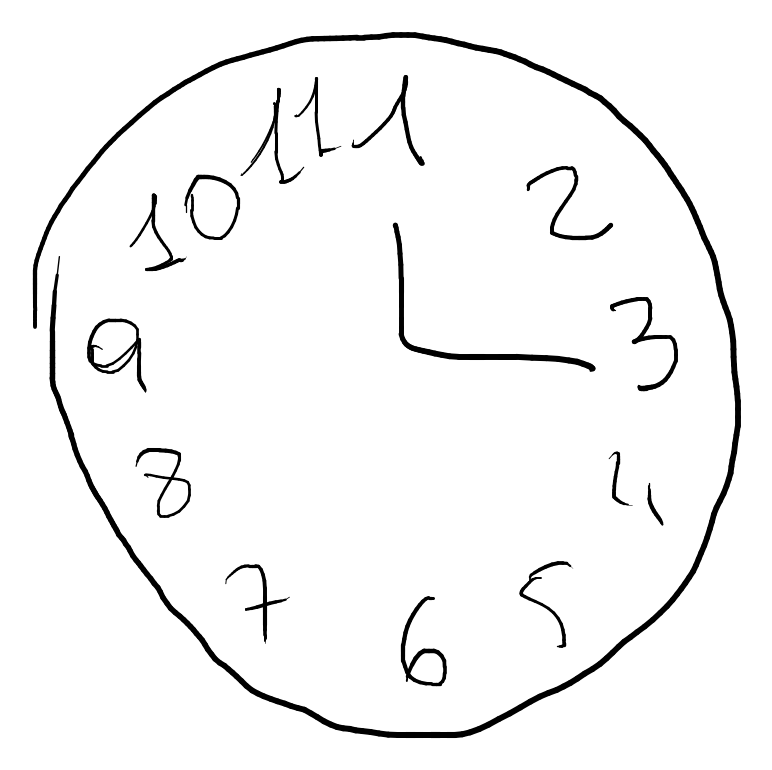
#> input picture Baseline_run/image/cdt/u00004s00001_hw00006.png, 772 x 770 px
$ python -i pseudo_features.py   (imports and definitions only)
#> lines starting #> are read from the running program, lines starting #| are printed output that depends on the picture; after the words box and inside, x2 and y2 are one past the last pixel; in counts of white or black regions, pixels touching at a corner belong together
#> further down, picture is the input picture: shape (770, 772, 3); min 0, max 255, mean 245.2
import cv2
import numpy as np
from skimage.morphology import skeletonize
from skimage.util import invert

def extract_pseudo_dynamic_features(img):

    """
    Extract pseudo-dynamic handwriting features from a static image.

    The function approximates dynamic handwriting properties by analyzing
    stroke geometry in a binarized and skeletonized image. Extracted features
    capture stroke length, thickness, segmentation, spatial layout, and
    curvature, providing motion-related cues from offline handwriting data.

    Parameters
    ----------
    img : numpy.ndarray
        RGB handwriting image of shape (H, W, 3).

    Returns
    -------
    numpy.ndarray
        A 5-dimensional feature vector containing normalized pseudo-dynamic
        handwriting descriptors.
    """

    gray = cv2.cvtColor(img, cv2.COLOR_RGB2GRAY)

    # binary threshold (invert so strokes=1)
    _, th = cv2.threshold(gray, 0, 255, cv2.THRESH_OTSU + cv2.THRESH_BINARY_INV)
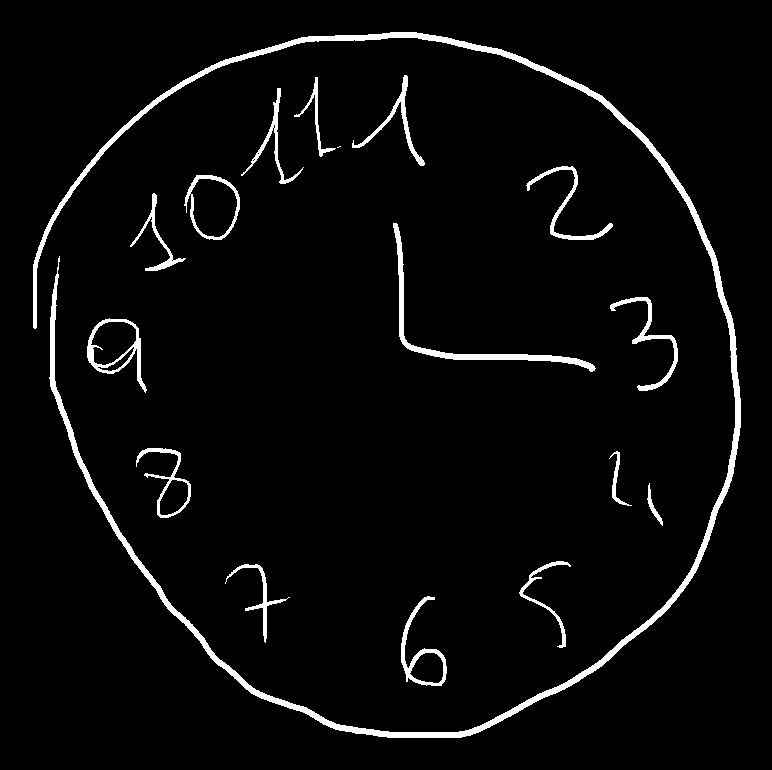
#> th: shape (770, 772); 3.9% white; 17 white regions (1 under 20 px), largest, box (x1, y1, x2, y2) and area: (33, 32, 741, 738) 12745, (393, 223, 596, 372) 1783, (87, 318, 147, 393) 918

    # skeleton
    skel = skeletonize(invert(th/255)).astype(np.uint8)
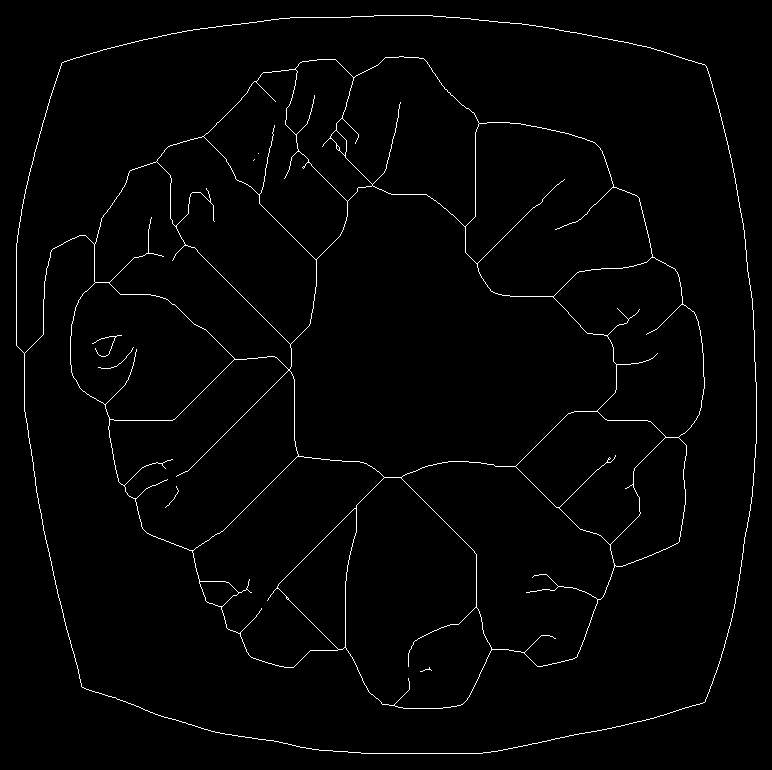
#> skel: shape (770, 772); values 0 (black) and 1 (white), 1.5% white in thin lines or dots
    stroke_length = skel.sum()
#> stroke_length = 9197

    # stroke thickness via distance transform
    dist = cv2.distanceTransform(th, cv2.DIST_L2, 5)
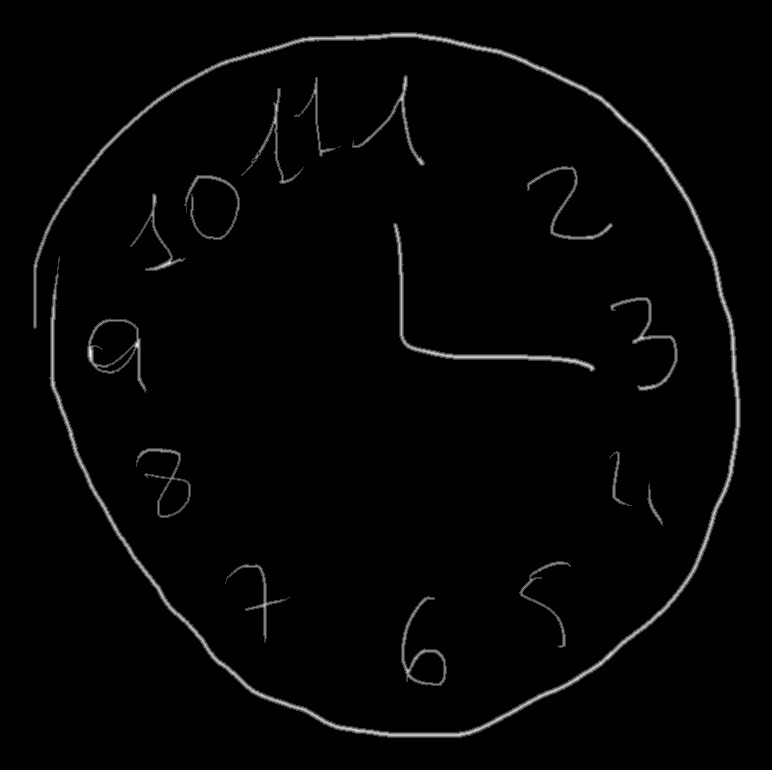
#> dist: shape (770, 772) float32; min 0, max 4, mean 0.0654; drawn with min black and max white
    mean_thickness = np.mean(dist[dist > 0]) if np.any(dist > 0) else 0
#> mean_thickness = 1.7

    # stroke segments = number of contours
    contours, _ = cv2.findContours(th, cv2.RETR_LIST, cv2.CHAIN_APPROX_SIMPLE)
#> contours = 27 contours, 6 with area under 20; largest, box (x1, y1, x2, y2) and area: (33, 32, 741, 738) 10698, (184, 175, 240, 240) 2597, (87, 318, 147, 393) 2350, (190, 178, 238, 238) 2127, (393, 223, 596, 372) 1469
    stroke_segments = len(contours)
#> stroke_segments = 27

    # aspect ratio of handwriting region
    ys, xs = np.where(th > 0)
    if len(xs) > 0:
        h = ys.max() - ys.min()
#> h = 705
        w = xs.max() - xs.min()
#> w = 707
        aspect_ratio = w / (h + 1e-6)
#> aspect_ratio = 1
    else:
        aspect_ratio = 1.0

    # curvature proxy
    curvature = sum(len(cv2.convexHull(cnt)) for cnt in contours if len(cnt) > 5)
#> curvature = 471

    return np.array([
        stroke_length / 1000,
        mean_thickness / 10,
        stroke_segments / 10,
        aspect_ratio,
        curvature / 1000
    ], dtype=np.float32)

>>> import cv2
>>> picture = cv2.cvtColor(cv2.imread('../../Baseline_run/image/cdt/u00004s00001_hw00006.png'), cv2.COLOR_BGR2RGB)
>>> result = extract_pseudo_dynamic_features(picture)
#> result = [9.2, 0.17, 2.7, 1, 0.471]

$ run again, on Baseline_run/image/cdt/u00008s00001_hw00006.png
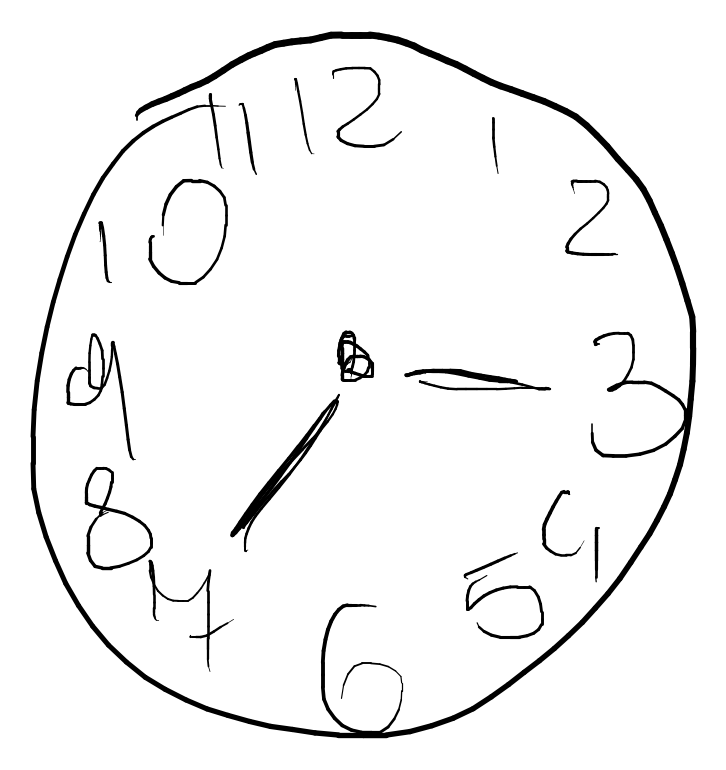
#> input picture Baseline_run/image/cdt/u00008s00001_hw00006.png, 726 x 770 px
#> picture is the input picture: shape (770, 726, 3); min 0, max 255, mean 243.6
#> in extract_pseudo_dynamic_features, `_, th = cv2.threshold(gray, 0, 255, cv2.THRESH_OTSU + cv2.THRESH_BINAR..`:
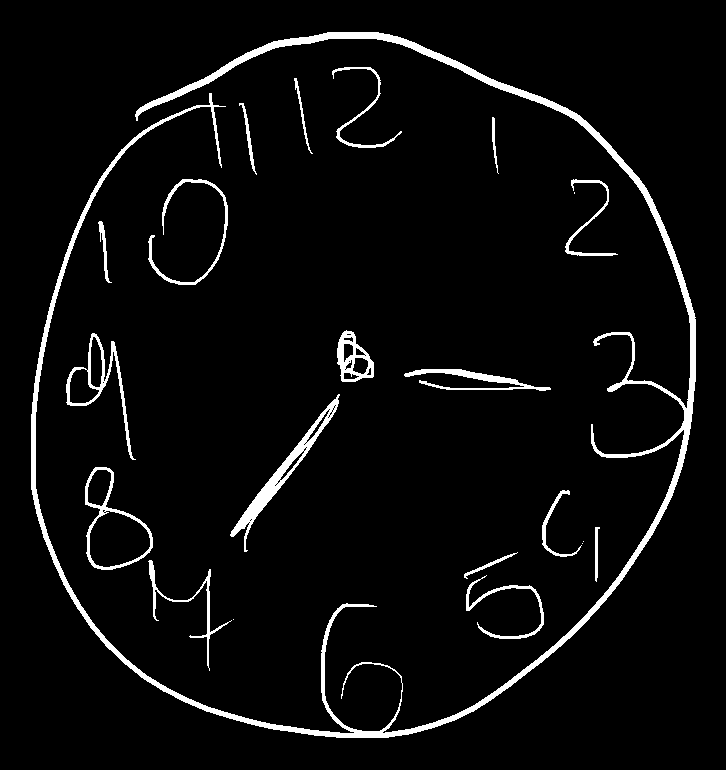
#> th: shape (770, 726); 4.5% white; 22 white regions (4 under 20 px), largest, box (x1, y1, x2, y2) and area: (31, 32, 696, 738) 14758, (230, 394, 340, 552) 1882, (66, 333, 136, 460) 1102
#> skel: shape (770, 726); values 0 (black) and 1 (white), 1.8% white in thin lines or dots
#> stroke_length = 10067
#> in extract_pseudo_dynamic_features, `dist = cv2.distanceTransform(th, cv2.DIST_L2, 5)`:
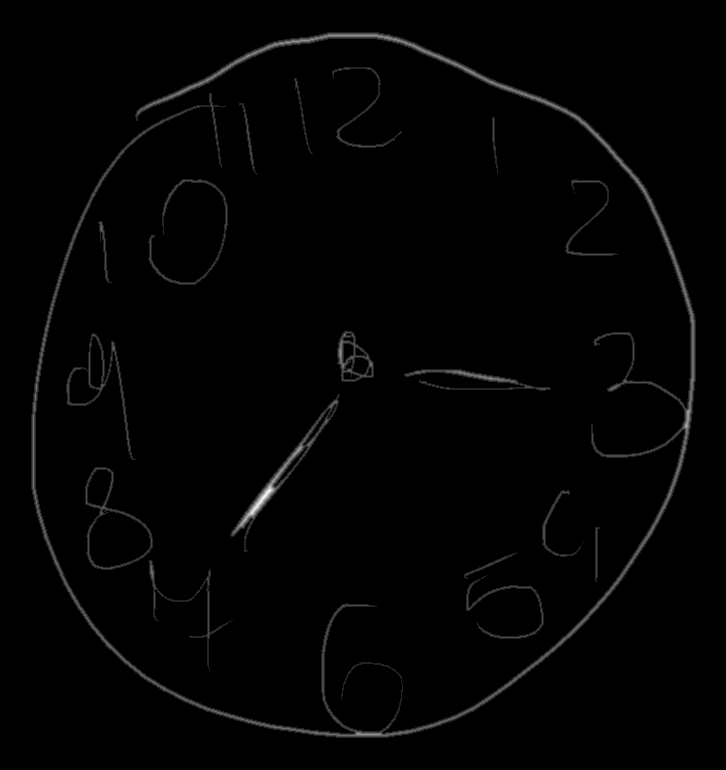
#> dist: shape (770, 726) float32; min 0, max 7, mean 0.076; drawn with min black and max white
#> mean_thickness = 1.68
#> contours = 62 contours, 31 with area under 20; largest, box (x1, y1, x2, y2) and area: (31, 32, 696, 738) 12083, (85, 467, 153, 570) 3986, (89, 510, 151, 568) 2609, (66, 333, 136, 460) 1973, (230, 394, 340, 552) 1921
#> stroke_segments = 62
#> h = 705
#> w = 664
#> aspect_ratio = 0.942
#> curvature = 621
#> result = [10.07, 0.168, 6.2, 0.942, 0.621]

$ run again, on Baseline_run/image/cdt/u00015s00001_hw00006.png
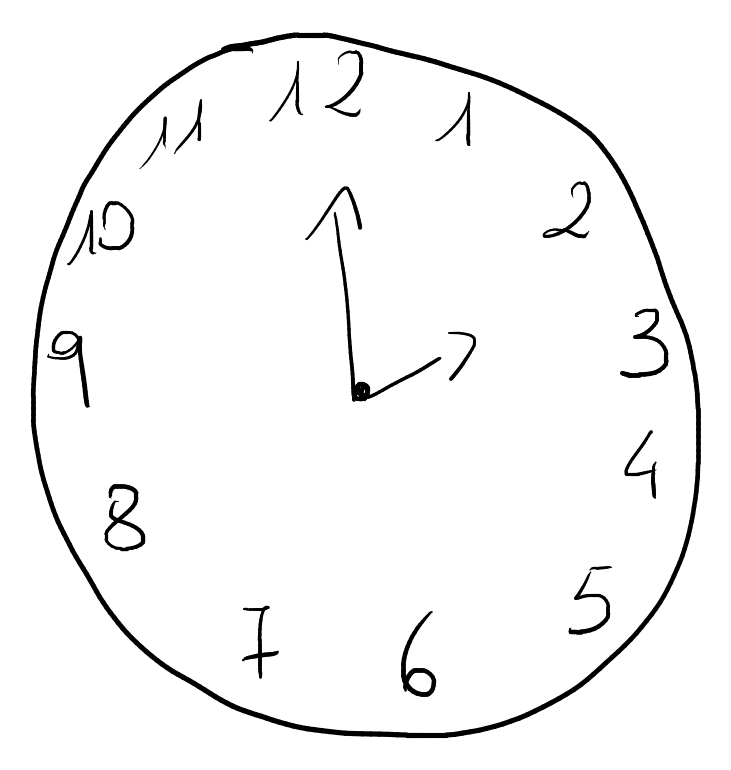
#> input picture Baseline_run/image/cdt/u00015s00001_hw00006.png, 731 x 770 px
#> picture is the input picture: shape (770, 731, 3); min 0, max 255, mean 246.2
#> in extract_pseudo_dynamic_features, `_, th = cv2.threshold(gray, 0, 255, cv2.THRESH_OTSU + cv2.THRESH_BINAR..`:
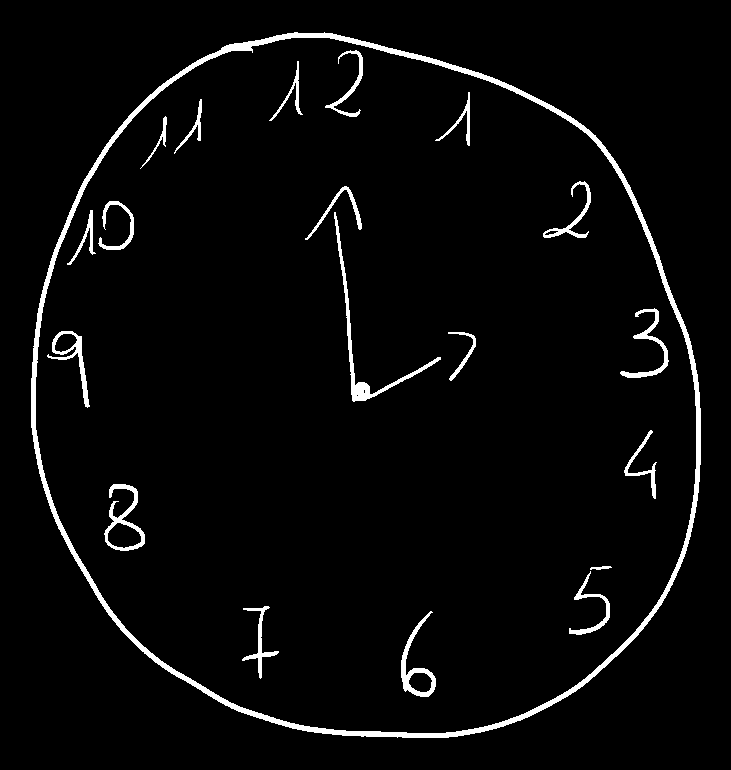
#> th: shape (770, 731); 3.5% white; 20 white regions, largest, box (x1, y1, x2, y2) and area: (31, 32, 701, 738) 11028, (334, 212, 441, 402) 1216, (104, 484, 145, 551) 773
#> skel: shape (770, 731); values 0 (black) and 1 (white), 1.7% white in thin lines or dots
#> stroke_length = 9637
#> in extract_pseudo_dynamic_features, `dist = cv2.distanceTransform(th, cv2.DIST_L2, 5)`:
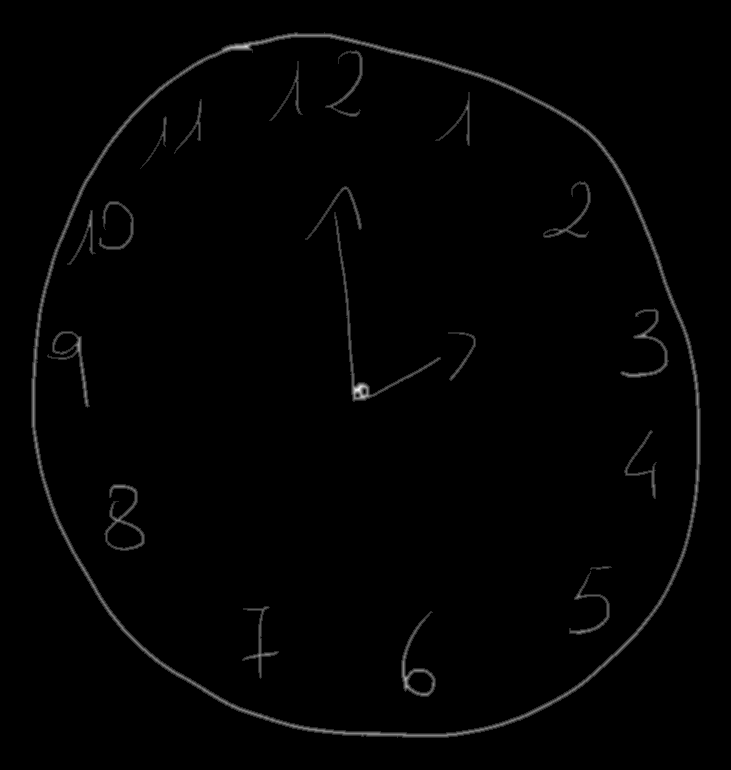
#> dist: shape (770, 731) float32; min 0, max 5.79, mean 0.0562; drawn with min black and max white
#> mean_thickness = 1.61
#> contours = 27 contours, 2 with area under 20; largest, box (x1, y1, x2, y2) and area: (31, 32, 701, 738) 376180, (35, 37, 697, 734) 367142, (104, 484, 145, 551) 1232, (401, 611, 436, 697) 968, (334, 212, 441, 402) 947
#> stroke_segments = 27
#> ys = 19687 values from 32 to 737; xs = 19687 values, max 700 at index 11473, min 31 at index 10525, mean 357.6
#> h = 705
#> w = 669
#> aspect_ratio = 0.949
#> curvature = 580
#> result = [9.64, 0.161, 2.7, 0.949, 0.58]

$ run again, on Baseline_run/image/cdt/u00037s00001_hw00006.png
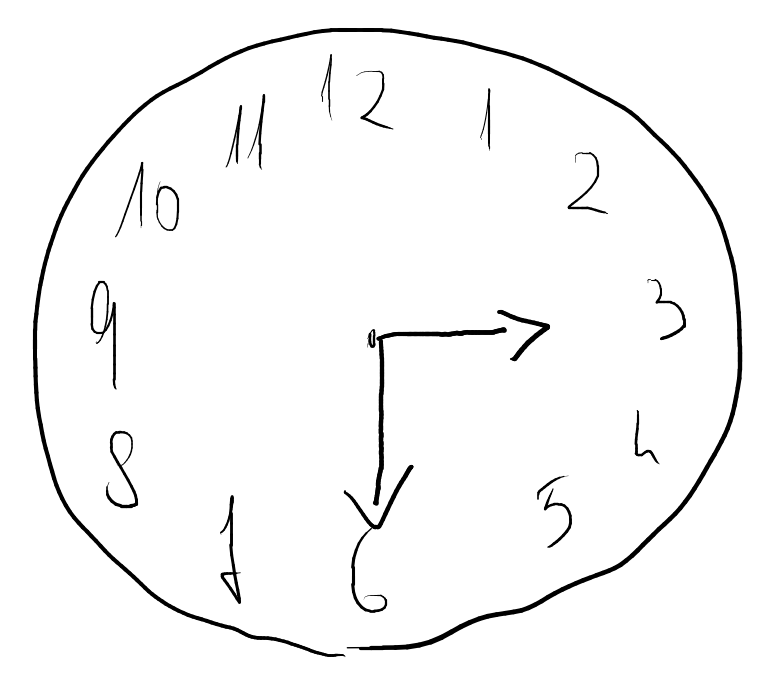
#> input picture Baseline_run/image/cdt/u00037s00001_hw00006.png, 775 x 688 px
#> picture is the input picture: shape (688, 775, 3); min 0, max 255, mean 247.5
#> in extract_pseudo_dynamic_features, `_, th = cv2.threshold(gray, 0, 255, cv2.THRESH_OTSU + cv2.THRESH_BINAR..`:
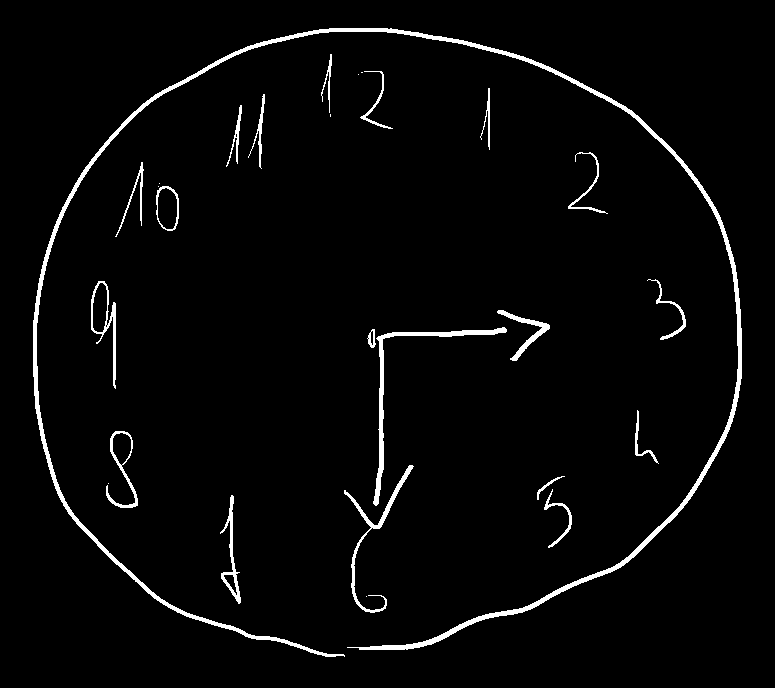
#> th: shape (688, 775); 3% white; 27 white regions (7 under 20 px), largest, box (x1, y1, x2, y2) and area: (33, 28, 742, 657) 8969, (373, 327, 507, 506) 1362, (344, 465, 414, 613) 870
#> skel: shape (688, 775); values 0 (black) and 1 (white), 1.9% white in thin lines or dots
#> stroke_length = 10156
#> in extract_pseudo_dynamic_features, `dist = cv2.distanceTransform(th, cv2.DIST_L2, 5)`:
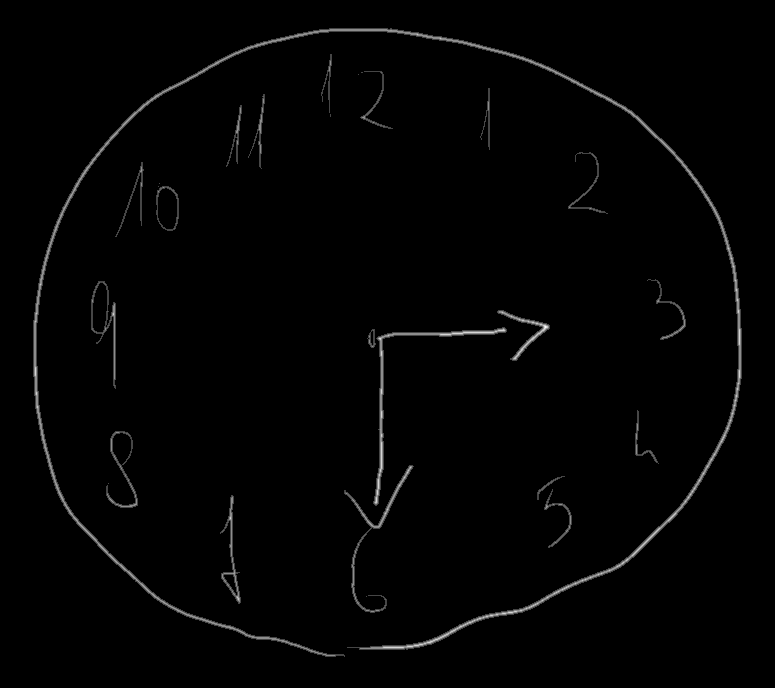
#> dist: shape (688, 775) float32; min 0, max 3.6, mean 0.0429; drawn with min black and max white
#> mean_thickness = 1.44
#> contours = 35 contours, 10 with area under 20; largest, box (x1, y1, x2, y2) and area: (33, 28, 742, 657) 7062, (373, 327, 507, 506) 1066, (91, 281, 116, 389) 962, (156, 186, 179, 231) 818, (106, 431, 138, 508) 770
#> stroke_segments = 35
#> ys = 15880 values from 28 to 656; xs = 15880 values, max 741 at index 6835, min 33 at index 6488, mean 375
#> h = 628
#> w = 708
#> aspect_ratio = 1.13
#> curvature = 432
#> result = [10.16, 0.144, 3.5, 1.13, 0.432]
